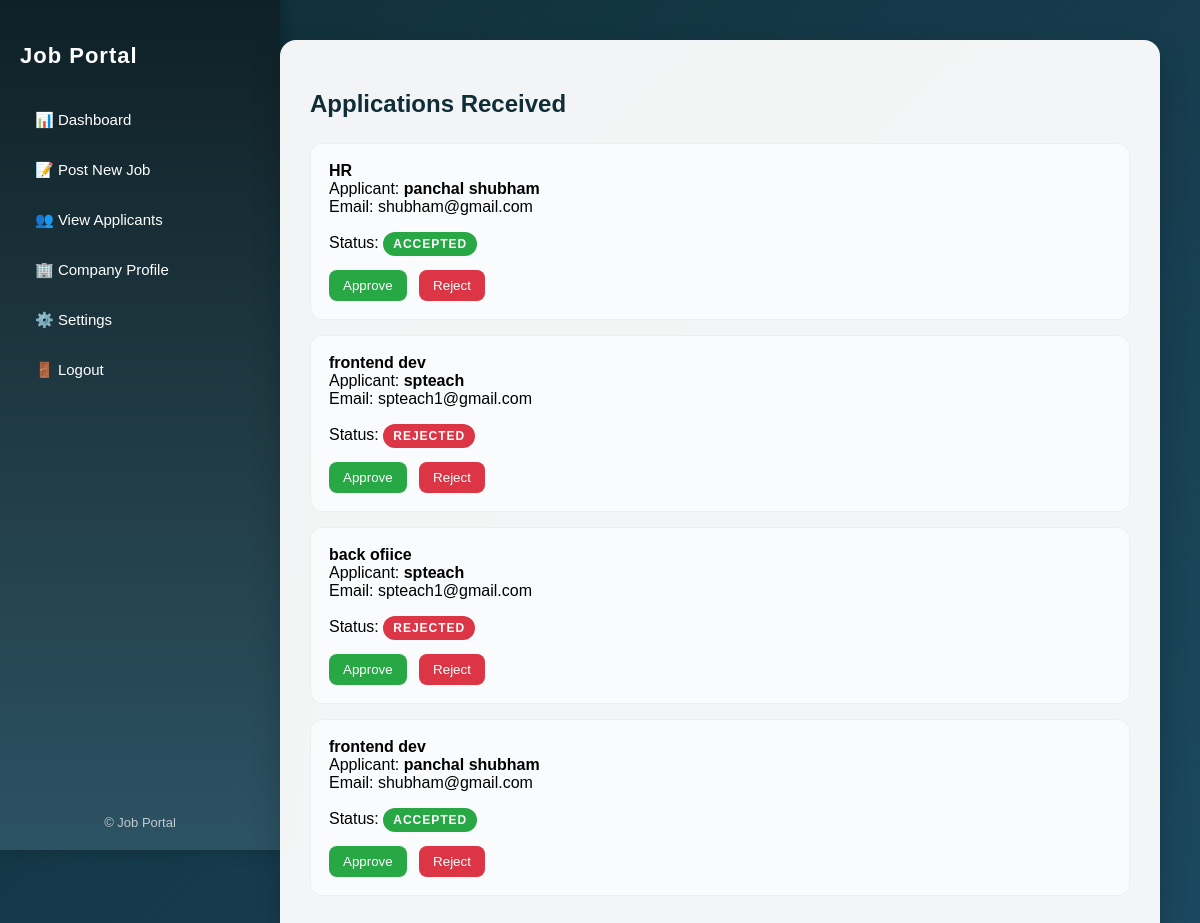
The page /jobprovider/applications/ (signed in) on the database its author committed.
### myapp/models.py (models this page shows, shortened)
class Application(models.Model):
    STATUS_CHOICES = [
        ("Pending", "Pending"),
        ("Accepted", "Accepted"),
        ("Rejected", "Rejected"),
    ]
    job = models.ForeignKey(
        Job,
        on_delete=models.CASCADE,
        related_name="applications"
    )
    seeker = models.ForeignKey(
        User,
        on_delete=models.CASCADE,
        related_name="job_applications"
    )
    applied_at = models.DateTimeField(auto_now_add=True)
    status = models.CharField(
        max_length=20,
        choices=STATUS_CHOICES,
        default="Pending"
    )
    class Meta:
        unique_together = ("job", "seeker")
        ordering = ["-applied_at"]

class Job(models.Model):
    provider = models.ForeignKey(
        User,
        on_delete=models.CASCADE,
        related_name="posted_jobs"
    )
    title = models.CharField(max_length=200)
    description = models.TextField()
    location = models.CharField(max_length=100)
    salary = models.CharField(max_length=100, blank=True)
    created_at = models.DateTimeField(auto_now_add=True)
    applicants = models.IntegerField(default=0)
    class Meta:
        ordering = ["-created_at"]

### myapp/views.py (the view)
# urls.py: path('jobprovider/applications/', views.jobprovider_view_applications, name='jobprovider_view_applications'),
@login_required(login_url='login_jobprovider')
def jobprovider_view_applications(request):
    applications = Application.objects.filter(
        job__provider=request.user
    )
    return render(
        request,
        "jobprovider_view_applications.html",
        {"applications": applications}
    )

### templates/jobprovider_view_applications.html (shortened to what this page needs)
<!DOCTYPE html>
<html>
<head>
</head>
<body>
{% include 'jobprovider_sidebar.html' %}
<div class="content">
    <div class="card">
        <h2>Applications Received</h2>
        {% for app in applications %}
            <div class="item">
                <b>{{ app.job.title }}</b><br>
                Applicant: <b>{{ app.seeker.first_name }}</b><br>
                Email: {{ app.seeker.email }}<br><br>
                Status:
                <span class="status {{ app.status|lower }}">
    {{ app.status }}
</span>
                <br><br>
                <div class="actions">
                    <form method="POST" action="{% url 'update_application_status' app.id %}">
                        <button name="status" value="Accepted" class="approve">
                            Approve
                        </button>
                        <button name="status" value="Rejected" class="reject">
                            Reject
                        </button>
                    </form>
                </div>
            </div>
        {% empty %}
            <p>No applications yet.</p>
        {% endfor %}
    </div>
</div>
</body>
</html>

### templates/jobprovider_view_applications.html (style rules this page uses)
body { margin: 0; font-family: 'Poppins', sans-serif; background: linear-gradient(135deg, #0f2d36, #1c4960); overflow-x: hidden; }
.content { margin-left: 240px; padding: 40px; animation: fadeSlide 0.8s ease; }
.card { background: rgba(255, 255, 255, 0.95); backdrop-filter: blur(10px); padding: 30px; border-radius: 16px; box-shadow: 0 12px 30px rgba(0, 0, 0, .2); transition: 0.3s; }
.card h2 { margin-bottom: 25px; color: #0f2d36; }
.item { padding: 18px; border-radius: 12px; margin-bottom: 15px; background: #f9fbfc; transition: all 0.3s ease; border: 1px solid #eee; }
.status { font-size: 12px; padding: 5px 10px; border-radius: 50px; color: white; font-weight: bold; text-transform: uppercase; letter-spacing: 1px; animation: pulse 2s infinite; }
.accepted { background: #28a745; }
.rejected { background: #dc3545; }
.actions button { padding: 8px 14px; margin-right: 8px; border: none; border-radius: 8px; cursor: pointer; color: white; font-weight: 500; transition: 0.3s; position: relative; overflow: hidden; }
.approve { background: #28a745; }
.reject { background: #dc3545; }

### templates/jobprovider_sidebar.html (style rules this page uses)
body { margin: 0; font-family: 'Poppins', sans-serif; }

### rows shown on the page
Application: job "HR", seeker.first_name "panchal shubham", seeker.email "shubham@gmail.com", status "ACCEPTED"
Application: job "frontend dev", seeker.first_name "spteach", seeker.email "spteach1@gmail.com", status "REJECTED"
Application: job "back ofiice", seeker.first_name "spteach", seeker.email "spteach1@gmail.com", status "REJECTED"
Application: job "frontend dev", seeker.first_name "panchal shubham", seeker.email "shubham@gmail.com", status "ACCEPTED"
